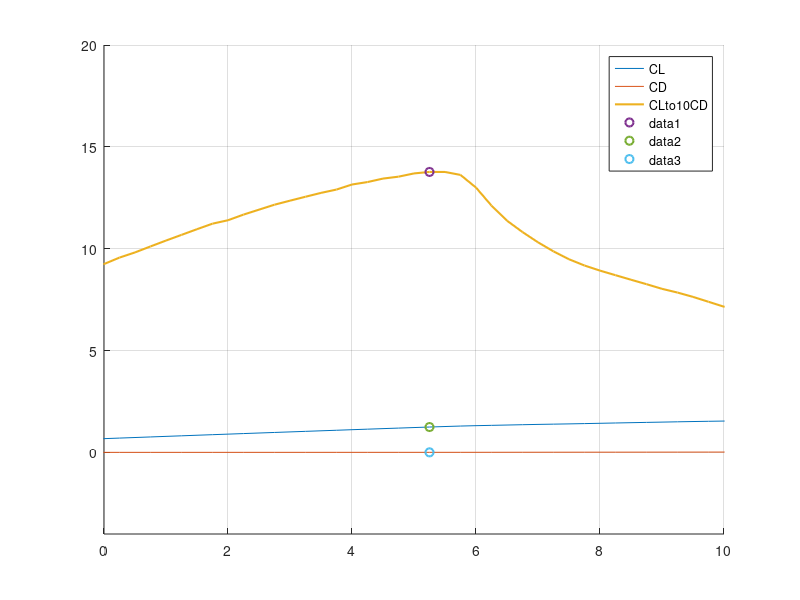

MATLAB code to generate this figure:
data=[-9.250  -0.2422   0.03897   0.03715  -0.1086   0.9746   0.0106;
  -9.000  -0.2502   0.03262   0.03066  -0.1161   0.9727   0.0106;
  -8.750  -0.2655   0.02883   0.02676  -0.1186   0.9657   0.0106;
  -8.500  -0.2673   0.02387   0.02161  -0.1271   0.9606   0.0108;
  -8.250  -0.2455   0.02030   0.01789  -0.1343   0.9592   0.0110;
  -7.250  -0.1958   0.01863   0.01459  -0.1467   0.9470   0.0080;
  -7.000  -0.1620   0.01604   0.01178  -0.1486   0.9462   0.0065;
  -6.750  -0.1478   0.01436   0.00993  -0.1463   0.9383   0.0061;
  -6.500  -0.1153   0.01285   0.00825  -0.1480   0.9354   0.0058;
  -6.250  -0.0791   0.01180   0.00711  -0.1504   0.9333   0.0057;
  -6.000  -0.0596   0.01108   0.00632  -0.1492   0.9231   0.0057;
  -5.750  -0.0210   0.01027   0.00543  -0.1520   0.9192   0.0058;
  -5.500   0.0118   0.00965   0.00474  -0.1535   0.9090   0.0060;
  -5.250   0.0593   0.00904   0.00404  -0.1581   0.9018   0.0064;
  -5.000   0.1065   0.00854   0.00343  -0.1625   0.8893   0.0073;
  -4.750   0.1480   0.00798   0.00280  -0.1658   0.8684   0.0219;
  -4.500   0.1801   0.00781   0.00253  -0.1669   0.8427   0.0349;
  -4.250   0.2086   0.00764   0.00232  -0.1674   0.8177   0.0610;
  -4.000   0.2364   0.00743   0.00215  -0.1677   0.7949   0.1075;
  -3.500   0.2956   0.00626   0.00160  -0.1701   0.7566   0.3900;
  -3.250   0.3224   0.00635   0.00161  -0.1699   0.7393   0.4068;
  -3.000   0.3492   0.00646   0.00161  -0.1697   0.7235   0.4157;
  -2.750   0.3762   0.00656   0.00164  -0.1696   0.7092   0.4257;
  -2.500   0.4034   0.00665   0.00164  -0.1694   0.6965   0.4319;
  -2.250   0.4306   0.00673   0.00166  -0.1693   0.6845   0.4364;
  -2.000   0.4580   0.00683   0.00168  -0.1693   0.6733   0.4415;
  -1.750   0.4857   0.00690   0.00168  -0.1693   0.6633   0.4458;
  -1.500   0.5132   0.00697   0.00171  -0.1693   0.6539   0.4495;
  -1.250   0.5409   0.00704   0.00173  -0.1693   0.6447   0.4525;
  -1.000   0.5686   0.00712   0.00176  -0.1693   0.6365   0.4560;
  -0.750   0.5962   0.00721   0.00178  -0.1693   0.6285   0.4581;
  -0.500   0.6242   0.00724   0.00179  -0.1694   0.6217   0.4604;
  -0.250   0.6520   0.00728   0.00182  -0.1695   0.6149   0.4627;
   0.000   0.6798   0.00735   0.00186  -0.1695   0.6091   0.4649;
   0.250   0.7079   0.00740   0.00190  -0.1696   0.6032   0.4672;
   0.500   0.7355   0.00749   0.00195  -0.1697   0.5976   0.4697;
   0.750   0.7636   0.00755   0.00200  -0.1698   0.5926   0.4720;
   1.000   0.7916   0.00761   0.00205  -0.1699   0.5877   0.4742;
   1.250   0.8192   0.00767   0.00212  -0.1699   0.5831   0.4770;
   1.500   0.8472   0.00773   0.00219  -0.1700   0.5784   0.4797;
   1.750   0.8749   0.00779   0.00226  -0.1701   0.5724   0.4826;
   2.000   0.9017   0.00791   0.00234  -0.1700   0.5656   0.4854;
   2.250   0.9294   0.00796   0.00241  -0.1700   0.5588   0.4880;
   2.750   0.9839   0.00809   0.00257  -0.1699   0.5455   0.4942;
   3.000   1.0110   0.00818   0.00267  -0.1698   0.5396   0.4973;
   3.250   1.0381   0.00827   0.00277  -0.1698   0.5338   0.5006;
   3.500   1.0652   0.00836   0.00286  -0.1697   0.5271   0.5036;
   3.750   1.0918   0.00846   0.00299  -0.1696   0.5211   0.5075;
   4.000   1.1193   0.00851   0.00310  -0.1696   0.5152   0.5112;
   4.250   1.1455   0.00863   0.00323  -0.1693   0.5081   0.5148;
   4.500   1.1723   0.00872   0.00334  -0.1692   0.5005   0.5182;
   4.750   1.1981   0.00885   0.00349  -0.1689   0.4913   0.5222;
   5.000   1.2245   0.00894   0.00363  -0.1687   0.4809   0.5262;
   5.250   1.2503   0.00908   0.00378  -0.1684   0.4694   0.5303;
   5.500   1.2750   0.00926   0.00394  -0.1679   0.4523   0.5342;
   5.750   1.2983   0.00953   0.00415  -0.1671   0.4235   0.5389;
   6.000   1.3171   0.01013   0.00451  -0.1656   0.3703   0.5434;
   6.250   1.3327   0.01100   0.00506  -0.1636   0.3100   0.5476;
   6.500   1.3482   0.01185   0.00565  -0.1616   0.2552   0.5519;
   6.750   1.3643   0.01261   0.00620  -0.1596   0.2111   0.5566;
   7.000   1.3792   0.01337   0.00675  -0.1575   0.1728   0.5614;
   7.250   1.3918   0.01410   0.00731  -0.1549   0.1369   0.5660;
   7.500   1.4046   0.01481   0.00788  -0.1523   0.1086   0.5712;
   7.750   1.4188   0.01546   0.00843  -0.1500   0.0883   0.5768;
   8.000   1.4336   0.01606   0.00899  -0.1479   0.0727   0.5826;
   8.250   1.4489   0.01665   0.00955  -0.1458   0.0609   0.5891;
   8.500   1.4635   0.01726   0.01013  -0.1437   0.0505   0.5958;
   8.750   1.4779   0.01789   0.01076  -0.1416   0.0420   0.6036;
   9.000   1.4917   0.01857   0.01143  -0.1395   0.0346   0.6118;
   9.250   1.5064   0.01919   0.01208  -0.1375   0.0295   0.6213;
   9.500   1.5199   0.01990   0.01283  -0.1354   0.0244   0.6313;
   9.750   1.5319   0.02071   0.01365  -0.1331   0.0194   0.6423;
  10.000   1.5433   0.02157   0.01454  -0.1308   0.0151   0.6548;
  10.250   1.5536   0.02251   0.01553  -0.1285   0.0112   0.6692;
  10.500   1.5630   0.02357   0.01664  -0.1261   0.0079   0.6859;
  10.750   1.5706   0.02478   0.01793  -0.1235   0.0052   0.7060;
  11.000   1.5757   0.02622   0.01948  -0.1208   0.0034   0.7304;
  11.250   1.5819   0.02761   0.02103  -0.1183   0.0026   0.7655;
  11.500   1.5855   0.02925   0.02292  -0.1158   0.0022   0.8291;
  11.750   1.5889   0.03033   0.02428  -0.1129   0.0020   1.0000;
  12.000   1.5955   0.03193   0.02597  -0.1110   0.0019   1.0000;
  12.250   1.6012   0.03366   0.02779  -0.1092   0.0018   1.0000;
  12.500   1.6063   0.03553   0.02974  -0.1075   0.0017   1.0000;
  12.750   1.6109   0.03753   0.03183  -0.1060   0.0017   1.0000;
  13.000   1.6145   0.03970   0.03409  -0.1046   0.0016   1.0000;
  13.250   1.6173   0.04203   0.03652  -0.1033   0.0015   1.0000;
  13.500   1.6194   0.04455   0.03914  -0.1022   0.0015   1.0000;
  13.750   1.6204   0.04730   0.04199  -0.1012   0.0015   1.0000;
  14.000   1.6203   0.05025   0.04505  -0.1004   0.0014   1.0000;
  14.250   1.6189   0.05348   0.04840  -0.0998   0.0014   1.0000;
  14.500   1.6166   0.05694   0.05197  -0.0993   0.0014   1.0000;
  14.750   1.6129   0.06070   0.05586  -0.0991   0.0014   1.0000;
  15.000   1.6095   0.06452   0.05979  -0.0990   0.0014   1.0000;
  15.250   1.6033   0.06887   0.06428  -0.0992   0.0013   1.0000;
  15.500   1.5972   0.07335   0.06889  -0.0997   0.0013   1.0000;
  15.750   1.5902   0.07810   0.07377  -0.1003   0.0013   1.0000;
  16.000   1.5826   0.08306   0.07886  -0.1012   0.0013   1.0000;
  16.250   1.5737   0.08839   0.08433  -0.1024   0.0013   1.0000;
  16.500   1.5653   0.09379   0.08986  -0.1038   0.0013   1.0000;
  16.750   1.5548   0.09964   0.09586  -0.1056   0.0013   1.0000;
  17.000   1.5465   0.10526   0.10160  -0.1074   0.0013   1.0000;
  17.250   1.5377   0.11109   0.10757  -0.1096   0.0013   1.0000;
  17.500   1.5262   0.11757   0.11419  -0.1122   0.0013   1.0000;
  17.750   1.5168   0.12376   0.12050  -0.1150   0.0013   1.0000];
alpha=data(:,1);
CL=data(:,2);
CD=data(:,3);
CLto10CD=CL./(10.*CD);
[num,val]=sort(CLto10CD);%??????
figure()
grid on; hold on;
plot(alpha,CL,alpha,CD,alpha,CLto10CD,'linewidth',1.5);
legend('CL','CD','CLto10CD');
plot(alpha(val(end)),CLto10CD(val(end)),'o','linewidth',1.5);
plot(alpha(val(end)),CL(val(end)),'o','linewidth',1.5);
plot(alpha(val(end)),CD(val(end)),'o','linewidth',1.5);
axis([0 10 -4 20]); 
CLS826=CL(val(end))
CDS826=CD(val(end))